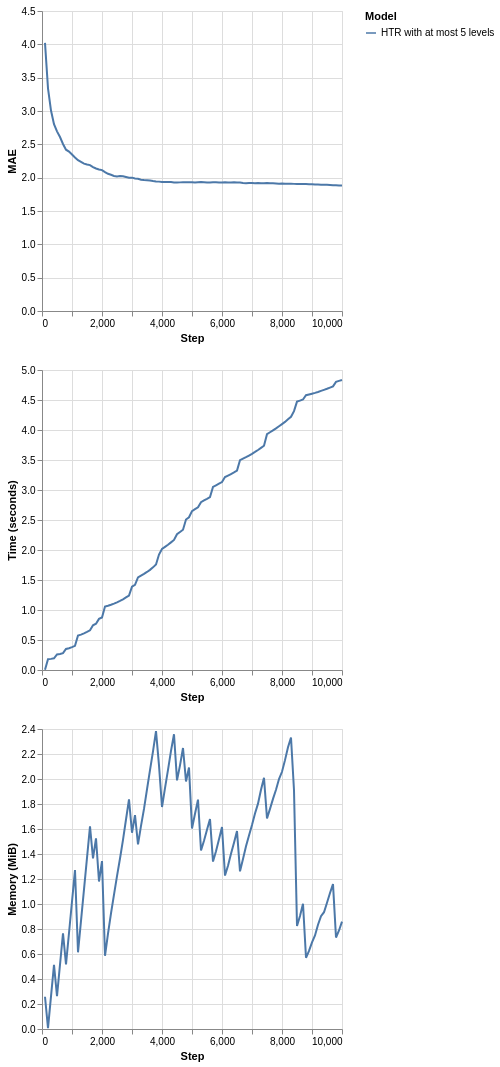

The code cell stored with this chart in its notebook:
### Markdown cell above
Note that as soon the memory usage reaches the limit that we determined (at the memory check intervals), HTR starts managing its resource usage to reduce the size. As a consequence, the running time also decreases. For more accurate management, the intervals between memory checks should be decreased. This action, however, has costs since the tree stops the learning process to estimate its size and alter its own structure. Too frequent memory checks might end up result in a slow learning process. Besides, by using fewer resources, the predictive performance can be negatively impacted. So, use this tool with caution!

**But how that works at all?**

HTs monitor the incoming feature values to perform split attempts. To do so, they rely on a class of algorithms called *Attribute Observers* (AO) or *Splitters* (spoiler alert!). Each leaf node in an HT keeps one AO per incoming feature. After pre-determined intervals (`grace_period` parameter), leaves query their AOs for split candidates. Well, there are costs to monitor input features (mainly the numerical ones). In fact, AOs correspond to one of the most time and memory-consuming portions of the HTs. To manage memory usage, an HT firstly determines its least promising leaves, w.r.t. how likely they will be split. Then, these leaves' AOs are removed, and the tree nodes are said to be "deactivated." That's it! The deactivated leaves do not perform split attempts anymore, but they continue to be updated to provide responses. They will be kept as leaves as long as there are not available resources to enable tree growth. These leaves can be activated again (meaning that new AOs will be created for them) if there is available memory, so don't worry!

**Hint:** another indirect way to bound memory usage is to limit the tree depth. By default, the trees can grow until they get close to the maximum recursion limit enabled in the system, but the `max_depth` parameter can control this behavior.

### Code cell
plot_performance(
    synth.Friedman(seed=42).take(10_000),
    metrics.MAE(),
    {
        "HTR with at most 5 levels": (
            preprocessing.StandardScaler()
            | tree.HoeffdingTreeRegressor(
                splitter=tree.splitter.EBSTSplitter(),
                max_depth=5
            )
        )
    }
)

### Figure 1 — Vega-Lite specification as saved in the notebook (floating-point values rounded to 4 significant figures)
{"config": {"view": {"continuousWidth": 300, "continuousHeight": 300}}, "vconcat": [{"mark": {"type": "line"}, "encoding": {"color": {"field": "Model", "type": "nominal"}, "x": {"field": "Step", "type": "quantitative"}, "y": {"field": "Metric", "title": "MAE", "type": "quantitative"}}}, {"mark": {"type": "line"}, "encoding": {"color": {"field": "Model", "type": "nominal"}, "x": {"field": "Step", "type": "quantitative"}, "y": {"field": "Time", "title": "Time (seconds)", "type": "quantitative"}}}, {"mark": {"type": "line"}, "encoding": {"color": {"field": "Model", "type": "nominal"}, "x": {"field": "Step", "type": "quantitative"}, "y": {"field": "Memory", "title": "Memory (MiB)", "type": "quantitative"}}}], "data": {"name": "data-e8a698d92442a5df72607e91bc0171fa"}, "$schema": "https://vega.github.io/schema/vega-lite/v6.1.0.json", "datasets": {"data-e8a698d92442a5df72607e91bc0171fa": [{"Step": 100, "Metric": 4.023, "Time": 0.004353, "Memory": 0.2579, "Model": "HTR with at most 5 levels"}, {"Step": 200, "Metric": 3.34, "Time": 0.1808, "Memory": 0.006815, "Model": "HTR with at most 5 levels"}, {"Step": 300, "Metric": 3.007, "Time": 0.1853, "Memory": 0.2605, "Model": "HTR with at most 5 levels"}, {"Step": 400, "Metric": 2.803, "Time": 0.1942, "Memory": 0.5123, "Model": "HTR with at most 5 levels"}, {"Step": 500, "Metric": 2.695, "Time": 0.2589, "Memory": 0.2626, "Model": "HTR with at most 5 levels"}, {"Step": 600, "Metric": 2.61, "Time": 0.2679, "Memory": 0.5143, "Model": "HTR with at most 5 levels"}, {"Step": 700, "Metric": 2.506, "Time": 0.2809, "Memory": 0.7661, "Model": "HTR with at most 5 levels"}, {"Step": 800, "Metric": 2.42, "Time": 0.3507, "Memory": 0.5164, "Model": "HTR with at most 5 levels"}, {"Step": 900, "Metric": 2.391, "Time": 0.3636, "Memory": 0.7682, "Model": "HTR with at most 5 levels"}, {"Step": 1000, "Metric": 2.346, "Time": 0.381, "Memory": 1.02, "Model": "HTR with at most 5 levels"}, {"Step": 1100, "Metric": 2.303, "Time": 0.4027, "Memory": 1.272, "Model": "HTR with at most 5 levels"}, {"Step": 1200, "Metric": 2.262, "Time": 0.5736, "Memory": 0.6135, "Model": "HTR with at most 5 levels"}, {"Step": 1300, "Metric": 2.237, "Time": 0.5892, "Memory": 0.8652, "Model": "HTR with at most 5 levels"}, {"Step": 1400, "Metric": 2.211, "Time": 0.6094, "Memory": 1.117, "Model": "HTR with at most 5 levels"}, {"Step": 1500, "Metric": 2.198, "Time": 0.6337, "Memory": 1.369, "Model": "HTR with at most 5 levels"}, {"Step": 1600, "Metric": 2.188, "Time": 0.6611, "Memory": 1.621, "Model": "HTR with at most 5 levels"}, {"Step": 1700, "Metric": 2.159, "Time": 0.7445, "Memory": 1.364, "Model": "HTR with at most 5 levels"}, {"Step": 1800, "Metric": 2.137, "Time": 0.7711, "Memory": 1.525, "Model": "HTR with at most 5 levels"}, {"Step": 1900, "Metric": 2.124, "Time": 0.8518, "Memory": 1.18, "Model": "HTR with at most 5 levels"}, {"Step": 2000, "Metric": 2.113, "Time": 0.8759, "Memory": 1.344, "Model": "HTR with at most 5 levels"}, {"Step": 2100, "Metric": 2.083, "Time": 1.057, "Memory": 0.5859, "Model": "HTR with at most 5 levels"}, {"Step": 2200, "Metric": 2.058, "Time": 1.07, "Memory": 0.7621, "Model": "HTR with at most 5 levels"}, {"Step": 2300, "Metric": 2.043, "Time": 1.087, "Memory": 0.9258, "Model": "HTR with at most 5 levels"}, {"Step": 2400, "Metric": 2.026, "Time": 1.106, "Memory": 1.074, "Model": "HTR with at most 5 levels"}, {"Step": 2500, "Metric": 2.018, "Time": 1.128, "Memory": 1.223, "Model": "HTR with at most 5 levels"}, {"Step": 2600, "Metric": 2.023, "Time": 1.151, "Memory": 1.364, "Model": "HTR with at most 5 levels"}, {"Step": 2700, "Metric": 2.02, "Time": 1.177, "Memory": 1.512, "Model": "HTR with at most 5 levels"}, {"Step": 2800, "Metric": 2.009, "Time": 1.209, "Memory": 1.676, "Model": "HTR with at most 5 levels"}, {"Step": 2900, "Metric": 1.999, "Time": 1.24, "Memory": 1.837, "Model": "HTR with at most 5 levels"}, {"Step": 3000, "Metric": 2.0, "Time": 1.387, "Memory": 1.57, "Model": "HTR with at most 5 levels"}, {"Step": 3100, "Metric": 1.987, "Time": 1.419, "Memory": 1.711, "Model": "HTR with at most 5 levels"}, {"Step": 3200, "Metric": 1.983, "Time": 1.542, "Memory": 1.476, "Model": "HTR with at most 5 levels"}, {"Step": 3300, "Metric": 1.969, "Time": 1.572, "Memory": 1.625, "Model": "HTR with at most 5 levels"}, {"Step": 3400, "Metric": 1.965, "Time": 1.602, "Memory": 1.761, "Model": "HTR with at most 5 levels"}, {"Step": 3500, "Metric": 1.961, "Time": 1.634, "Memory": 1.917, "Model": "HTR with at most 5 levels"}, {"Step": 3600, "Metric": 1.957, "Time": 1.669, "Memory": 2.071, "Model": "HTR with at most 5 levels"}, {"Step": 3700, "Metric": 1.949, "Time": 1.711, "Memory": 2.222, "Model": "HTR with at most 5 levels"}, {"Step": 3800, "Metric": 1.944, "Time": 1.758, "Memory": 2.383, "Model": "HTR with at most 5 levels"}, {"Step": 3900, "Metric": 1.941, "Time": 1.924, "Memory": 2.109, "Model": "HTR with at most 5 levels"}, {"Step": 4000, "Metric": 1.935, "Time": 2.017, "Memory": 1.776, "Model": "HTR with at most 5 levels"}, {"Step": 4100, "Metric": 1.934, "Time": 2.052, "Memory": 1.928, "Model": "HTR with at most 5 levels"}, {"Step": 4200, "Metric": 1.934, "Time": 2.087, "Memory": 2.074, "Model": "HTR with at most 5 levels"}, {"Step": 4300, "Metric": 1.934, "Time": 2.127, "Memory": 2.225, "Model": "HTR with at most 5 levels"}, {"Step": 4400, "Metric": 1.929, "Time": 2.167, "Memory": 2.358, "Model": "HTR with at most 5 levels"}, {"Step": 4500, "Metric": 1.927, "Time": 2.262, "Memory": 1.989, "Model": "HTR with at most 5 levels"}, {"Step": 4600, "Metric": 1.929, "Time": 2.3, "Memory": 2.109, "Model": "HTR with at most 5 levels"}, {"Step": 4700, "Metric": 1.931, "Time": 2.338, "Memory": 2.248, "Model": "HTR with at most 5 levels"}, {"Step": 4800, "Metric": 1.933, "Time": 2.508, "Memory": 1.981, "Model": "HTR with at most 5 levels"}, {"Step": 4900, "Metric": 1.93, "Time": 2.545, "Memory": 2.091, "Model": "HTR with at most 5 levels"}, {"Step": 5000, "Metric": 1.933, "Time": 2.649, "Memory": 1.604, "Model": "HTR with at most 5 levels"}, {"Step": 5100, "Metric": 1.928, "Time": 2.68, "Memory": 1.722, "Model": "HTR with at most 5 levels"}, {"Step": 5200, "Metric": 1.932, "Time": 2.711, "Memory": 1.835, "Model": "HTR with at most 5 levels"}, {"Step": 5300, "Metric": 1.934, "Time": 2.798, "Memory": 1.428, "Model": "HTR with at most 5 levels"}, {"Step": 5400, "Metric": 1.933, "Time": 2.826, "Memory": 1.506, "Model": "HTR with at most 5 levels"}, {"Step": 5500, "Metric": 1.928, "Time": 2.853, "Memory": 1.594, "Model": "HTR with at most 5 levels"}, {"Step": 5600, "Metric": 1.929, "Time": 2.883, "Memory": 1.68, "Model": "HTR with at most 5 levels"}, {"Step": 5700, "Metric": 1.931, "Time": 3.052, "Memory": 1.339, "Model": "HTR with at most 5 levels"}, {"Step": 5800, "Metric": 1.932, "Time": 3.077, "Memory": 1.423, "Model": "HTR with at most 5 levels"}, {"Step": 5900, "Metric": 1.929, "Time": 3.104, "Memory": 1.518, "Model": "HTR with at most 5 levels"}, {"Step": 6000, "Metric": 1.928, "Time": 3.132, "Memory": 1.616, "Model": "HTR with at most 5 levels"}, {"Step": 6100, "Metric": 1.93, "Time": 3.215, "Memory": 1.227, "Model": "HTR with at most 5 levels"}, {"Step": 6200, "Metric": 1.928, "Time": 3.241, "Memory": 1.306, "Model": "HTR with at most 5 levels"}, {"Step": 6300, "Metric": 1.929, "Time": 3.266, "Memory": 1.402, "Model": "HTR with at most 5 levels"}, {"Step": 6400, "Metric": 1.93, "Time": 3.293, "Memory": 1.49, "Model": "HTR with at most 5 levels"}, {"Step": 6500, "Metric": 1.928, "Time": 3.322, "Memory": 1.583, "Model": "HTR with at most 5 levels"}, {"Step": 6600, "Metric": 1.926, "Time": 3.496, "Memory": 1.261, "Model": "HTR with at most 5 levels"}, {"Step": 6700, "Metric": 1.919, "Time": 3.522, "Memory": 1.36, "Model": "HTR with at most 5 levels"}, {"Step": 6800, "Metric": 1.917, "Time": 3.548, "Memory": 1.463, "Model": "HTR with at most 5 levels"}, {"Step": 6900, "Metric": 1.919, "Time": 3.575, "Memory": 1.548, "Model": "HTR with at most 5 levels"}, {"Step": 7000, "Metric": 1.918, "Time": 3.603, "Memory": 1.631, "Model": "HTR with at most 5 levels"}, {"Step": 7100, "Metric": 1.918, "Time": 3.634, "Memory": 1.725, "Model": "HTR with at most 5 levels"}, {"Step": 7200, "Metric": 1.919, "Time": 3.667, "Memory": 1.803, "Model": "HTR with at most 5 levels"}, {"Step": 7300, "Metric": 1.917, "Time": 3.703, "Memory": 1.913, "Model": "HTR with at most 5 levels"}, {"Step": 7400, "Metric": 1.917, "Time": 3.738, "Memory": 2.009, "Model": "HTR with at most 5 levels"}, {"Step": 7500, "Metric": 1.919, "Time": 3.929, "Memory": 1.685, "Model": "HTR with at most 5 levels"}, {"Step": 7600, "Metric": 1.917, "Time": 3.962, "Memory": 1.761, "Model": "HTR with at most 5 levels"}, {"Step": 7700, "Metric": 1.916, "Time": 3.994, "Memory": 1.841, "Model": "HTR with at most 5 levels"}, {"Step": 7800, "Metric": 1.914, "Time": 4.027, "Memory": 1.914, "Model": "HTR with at most 5 levels"}, {"Step": 7900, "Metric": 1.911, "Time": 4.062, "Memory": 2.0, "Model": "HTR with at most 5 levels"}, {"Step": 8000, "Metric": 1.911, "Time": 4.098, "Memory": 2.058, "Model": "HTR with at most 5 levels"}, {"Step": 8100, "Metric": 1.907, "Time": 4.135, "Memory": 2.151, "Model": "HTR with at most 5 levels"}, {"Step": 8200, "Metric": 1.907, "Time": 4.179, "Memory": 2.254, "Model": "HTR with at most 5 levels"}, {"Step": 8300, "Metric": 1.909, "Time": 4.221, "Memory": 2.332, "Model": "HTR with at most 5 levels"}, {"Step": 8400, "Metric": 1.907, "Time": 4.315, "Memory": 1.91, "Model": "HTR with at most 5 levels"}, {"Step": 8500, "Metric": 1.905, "Time": 4.473, "Memory": 0.8251, "Model": "HTR with at most 5 levels"}, {"Step": 8600, "Metric": 1.904, "Time": 4.49, "Memory": 0.9039, "Model": "HTR with at most 5 levels"}, {"Step": 8700, "Metric": 1.905, "Time": 4.508, "Memory": 1.002, "Model": "HTR with at most 5 levels"}, {"Step": 8800, "Metric": 1.904, "Time": 4.58, "Memory": 0.5695, "Model": "HTR with at most 5 levels"}, {"Step": 8900, "Metric": 1.903, "Time": 4.592, "Memory": 0.6249, "Model": "HTR with at most 5 levels"}, {"Step": 9000, "Metric": 1.901, "Time": 4.605, "Memory": 0.6928, "Model": "HTR with at most 5 levels"}, {"Step": 9100, "Metric": 1.896, "Time": 4.619, "Memory": 0.7482, "Model": "HTR with at most 5 levels"}, {"Step": 9200, "Metric": 1.896, "Time": 4.635, "Memory": 0.8338, "Model": "HTR with at most 5 levels"}, {"Step": 9300, "Metric": 1.894, "Time": 4.651, "Memory": 0.9018, "Model": "HTR with at most 5 levels"}, {"Step": 9400, "Metric": 1.892, "Time": 4.669, "Memory": 0.9345, "Model": "HTR with at most 5 levels"}, {"Step": 9500, "Metric": 1.892, "Time": 4.687, "Memory": 1.01, "Model": "HTR with at most 5 levels"}, {"Step": 9600, "Metric": 1.89, "Time": 4.707, "Memory": 1.088, "Model": "HTR with at most 5 levels"}, {"Step": 9700, "Metric": 1.887, "Time": 4.727, "Memory": 1.159, "Model": "HTR with at most 5 levels"}, {"Step": 9800, "Metric": 1.885, "Time": 4.802, "Memory": 0.7319, "Model": "HTR with at most 5 levels"}, {"Step": 9900, "Metric": 1.882, "Time": 4.818, "Memory": 0.7881, "Model": "HTR with at most 5 levels"}, {"Step": 10000, "Metric": 1.883, "Time": 4.834, "Memory": 0.8586, "Model": "HTR with at most 5 levels"}]}}
